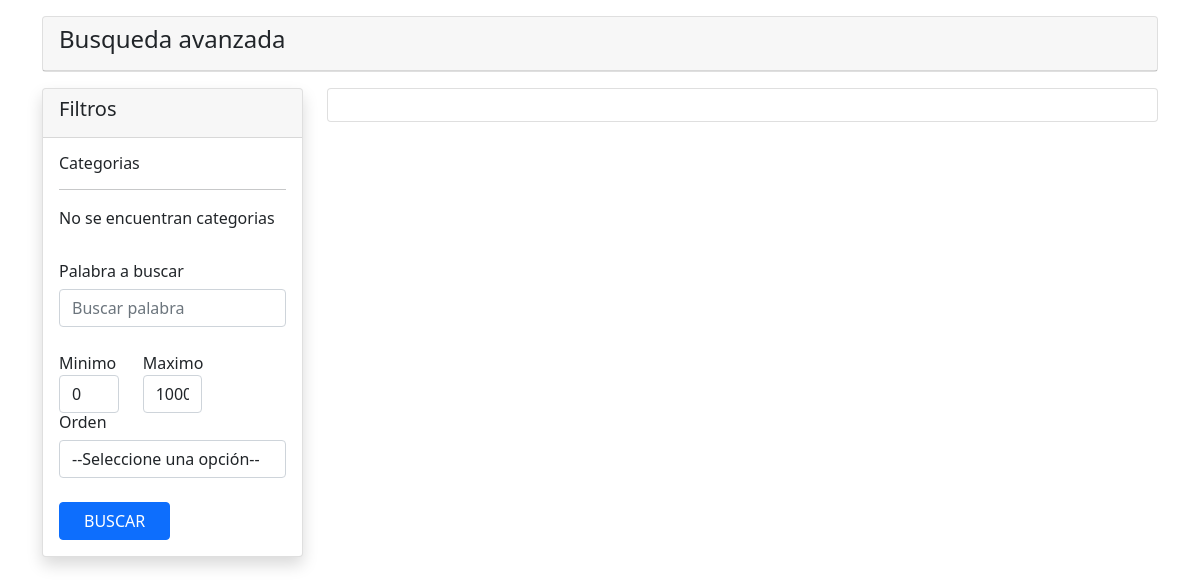
The app's page /bavanzada.php, older data.
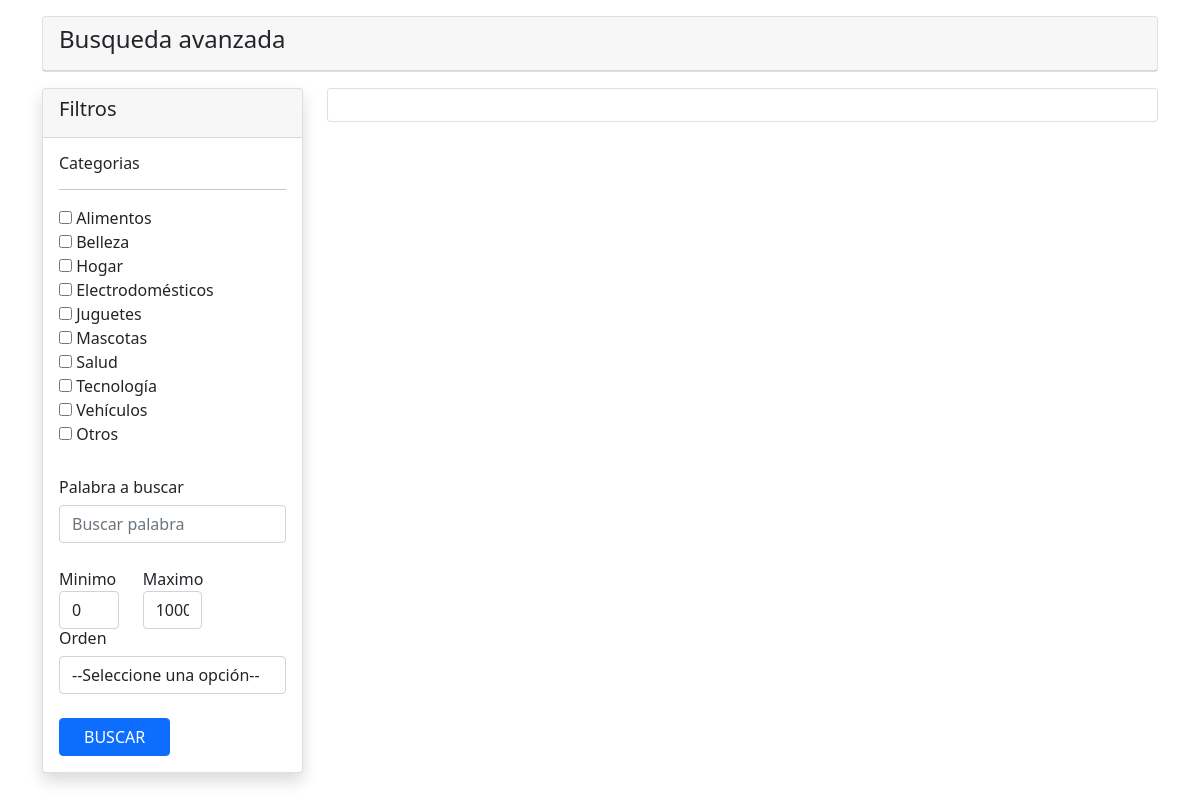
The same page, newer data.
### tables this page shows
CREATE TABLE `categorias` (
  `IDCATEGORIA` int(11) NOT NULL,
  `NOMBRECATEGORIA` varchar(50) DEFAULT NULL
);

### bavanzada.php (the view, shortened to what this page needs)
<!DOCTYPE html>
<html lang="en">
<head>
    <link href="https://cdn.jsdelivr.net/npm/bootstrap@5.0.0-beta1/dist/css/bootstrap.min.css" rel="stylesheet">
</head>
<body>
    <div class="container">
        <div class="row">
            <div class="col-md-12">
                <div class="card mt-3">
                    <div class="card-header">
                        <h4>Busqueda avanzada</h4>
                    </div>
                </div>
            </div>
            <div class="col-md-3">
                <form action="" method="GET">
                    <div class="card shadow mt-3">
                        <div class="card-header">
                            <h5>Filtros</h5>
                        </div>
                        <div class="card-body">
                            <h6>Categorias</h6>
                            <hr>
                            <?php
                                $con = mysqli_connect("localhost","root","","proyectofinal");
                                $categ_query = "SELECT * FROM categorias";
                                $categ_query_run  = mysqli_query($con, $categ_query);
                                if(mysqli_num_rows($categ_query_run) > 0)
                                {
                                    foreach($categ_query_run as $categlist)
                                    {
                                        $checked = [];
                                        ?>
                                            <div>
                                                <input type="checkbox" name="categ[]" value="<?= $categlist['IDCATEGORIA']; ?>"
                                                    <?php if(in_array($categlist['IDCATEGORIA'], $checked)){ echo "checked"; } ?>
                                                 />
                                                <?= $categlist['NOMBRECATEGORIA']; ?>
                                            </div>
                                        <?php
                                    }
                                }
                                else
                                {
                                    echo "No se encuentran categorias";
                                }
                            ?>
                        </div>
                        <div class="card-body">
                        <form action="" method="GET">
                            <div class="row">
                                <div class="col-md-12">
                                <h6>Palabra a buscar</h6>
                                    <input type="text" name="search" value="<?php if(isset($_GET['search'])){echo $_GET['search']; } ?>" class="form-control" placeholder="Buscar palabra">  <br>
                                </div>
                                <div class="col-md-4">
                                    <label for="">Minimo</label>
                                    <input type="text" name="min_precio" value="<?php if(isset($_GET['min_precio'])){echo $_GET['min_precio']; }else{echo "0";} ?>" class="form-control">
                                </div>
                                <div class="col-md-4">
                                    <label for="">Maximo</label>
                                    <input type="text" name="max_precio" value="<?php if(isset($_GET['max_precio'])){echo $_GET['max_precio']; }else{echo "10000";} ?>" class="form-control">
                                </div>
                                <div class="col-md-12">
                                    <h6>Orden</h6>
                                    <select name="sort_cat" class="form-control">
                                        <option value="">--Seleccione una opción--</option>
                                    </select>
                                </div>
                                <div class="col-md-4"><br/>
                                    <button type="submit" class="btn btn-primary px-4">BUSCAR</button>
                                </div>
                            </div>
                        </form>
                    </div>
                    </div>
                </form>
            </div>
            <div class="col-md-9 mt-3">
                <div class="card ">
                    <div class="card-body row">
                    </div>
                </div>
            </div>
        </div>
    </div>
</body>
</html>

Row changes from the older to the newer data that the page shows:
added categorias: NOMBRECATEGORIA "Alimentos"
added categorias: NOMBRECATEGORIA "Belleza"
added categorias: NOMBRECATEGORIA "Hogar"
added categorias: NOMBRECATEGORIA "Electrodomésticos"
added categorias: NOMBRECATEGORIA "Juguetes"
added categorias: NOMBRECATEGORIA "Mascotas"
added categorias: NOMBRECATEGORIA "Salud"
added categorias: NOMBRECATEGORIA "Tecnología"
added categorias: NOMBRECATEGORIA "Vehículos"
added categorias: NOMBRECATEGORIA "Otros"
Text that changed along with them:
text no longer shown: "No se encuentran categorias"
